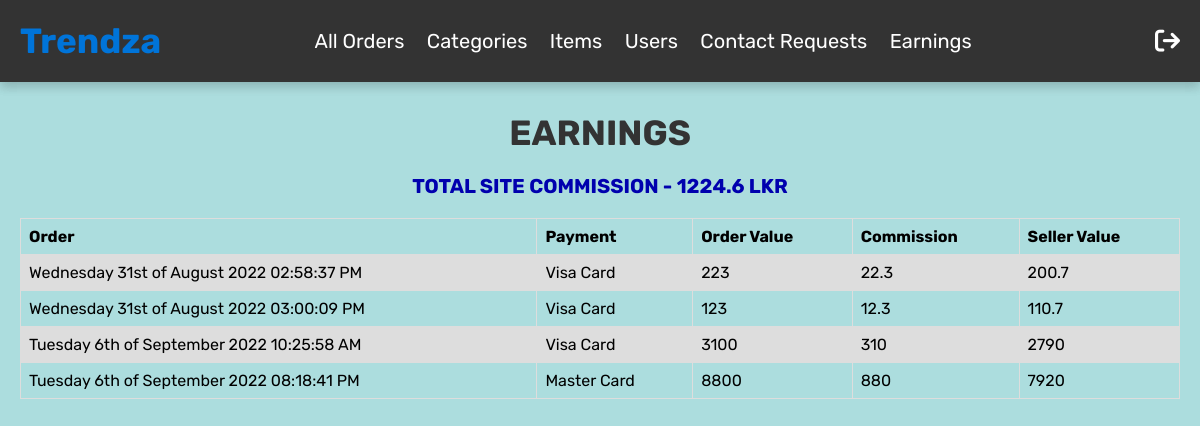
The page /admin/earnings.php (signed in) on the database its author committed.
### tables this page shows
CREATE TABLE `earnings` (
  `id` int(11) NOT NULL,
  `orderid` int(11) NOT NULL,
  `ordervalue` varchar(250) NOT NULL,
  `commission` varchar(250) NOT NULL,
  `sellervalue` varchar(250) NOT NULL
);

CREATE TABLE `orders` (
  `id` int(11) NOT NULL,
  `userid` int(11) NOT NULL,
  `datetime` varchar(100) NOT NULL,
  `address` varchar(250) NOT NULL,
  `phone` varchar(250) NOT NULL,
  `payment` varchar(250) NOT NULL,
  `card` varchar(250) NOT NULL,
  `cardexp` varchar(250) NOT NULL,
  `ordersum` int(11) NOT NULL,
  `status` varchar(250) NOT NULL DEFAULT 'pending'
);

### admin/earnings.php (the view, shortened to what this page needs)
<?php
include_once('../controllers/dbcon.php');
?>
<!DOCTYPE html>
<html lang="en">
<head>
   <link rel="stylesheet" href="https://cdnjs.cloudflare.com/ajax/libs/font-awesome/6.0.0/css/all.min.css">
<link rel="stylesheet" href="../css/style.css">
</head>
<body>
<?php include 'adminheader.php' ;?>
<section class="home-category">
   <h1 class="title">Earnings</h1>
   <?php
            $commsql = "SELECT sum(commission) as tot FROM `earnings`";
            $commsqlresult = $conn->query($commsql);
            if ($commsqlresult->num_rows > 0) {
                while($totrow = $commsqlresult->fetch_assoc())
                {
                    echo '
                          <h2 class="title">Total Site Commission - '.$totrow['tot'].' LKR</h2>'
                     ;
                }
            } else {
              echo '
              <h2 class="title">Total Site Commission - 0 LKR</h2>'
         ;
            }
            ?>
   <div class="">
        <table>
              <tr>
                  <th>Order</th>
                  <th>Payment</th>
                  <th>Order Value</th>
                  <th>Commission</th>
                  <th>Seller Value</th>
              </tr>
        <?php
            $itemsql = "SELECT * FROM `earnings` join orders on earnings.orderid=orders.id where orders.status='Approved'";
            $itemresult = $conn->query($itemsql);
            if ($itemresult->num_rows > 0) {
                while($row = $itemresult->fetch_assoc())
                {
                    echo '
                    <tr>
                        <td>'.$row['datetime'].'</td>
                        <td>'.$row['payment'].'</td>
                        <td>'.$row['ordervalue'].'</td>
                        <td>'.$row['commission'].'</td>
                        <td>'.$row['sellervalue'].'</td>
                    </tr>';
                }
            } else {
                echo "<font color='red'> Ooops ! No Records ! </font>";
            }
            ?>
      </table>
</div>
</section>
</body>
</html>

### css/style.css (style rules this page uses)
:root { --blue:#0000ae; --red:#c0392b; --light-blue:#0074D9; --sandy-tan:#ACDDDE; --orange:#f39c12; --black:#333; --white:#fff; --light-color:#666; --light-white:#ccc; --light-bg:#f5f5f5; --border:.1rem solid var(--black); --box-shadow:0 .5rem 1rem rgba(0,0,0,.1); }
* { font-family: 'Rubik', sans-serif; margin:0; padding:0; box-sizing: border-box; outline: none; border:none; text-decoration: none; transition:all .2s linear; }
body { background-color: var(--sandy-tan); }
html { font-size: 62.5%; overflow-x: hidden; scroll-behavior: smooth; scroll-padding-top: 6.5rem; }
section { padding: 3rem 2rem; max-width: 1200px; margin: 0 auto; }
.title { text-align: center; margin-bottom: 2rem; text-transform: uppercase; color:var(--black); font-size: 3.5rem; }
.home-category { padding-bottom:0; }
.home-category h2 { text-align: center; margin-bottom: 2rem; text-transform: uppercase; color:var(--blue); font-size: 2rem; }
.home-category { padding-bottom: 0; }

### admin/earnings.php (style rules this page uses)
table { font-family: arial, sans-serif; border-collapse: collapse; width: 100%; }
td, th { font-size: 12pt; border: 1px solid #dddddd; text-align: left; padding: 8px; }
tr:nth-child(even) { background-color: #dddddd; }

### rows shown on the page
earnings: orderid.datetime "Wednesday 31st of August 2022 02:58:37 PM", orderid.payment "Visa Card", ordervalue "223", commission "22.3", sellervalue "200.7"
earnings: orderid.datetime "Wednesday 31st of August 2022 03:00:09 PM", orderid.payment "Visa Card", ordervalue "123", commission "12.3", sellervalue "110.7"
earnings: orderid.datetime "Tuesday 6th of September 2022 10:25:58 AM", orderid.payment "Visa Card", ordervalue "3100", commission "310", sellervalue "2790"
earnings: orderid.datetime "Tuesday 6th of September 2022 08:18:41 PM", orderid.payment "Master Card", ordervalue "8800", commission "880", sellervalue "7920"

### other values the page prints
$totrow['tot'] "1224.6"
